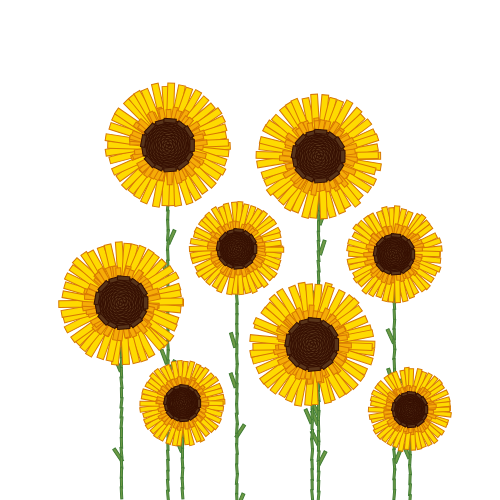
Frame 1 (no input)
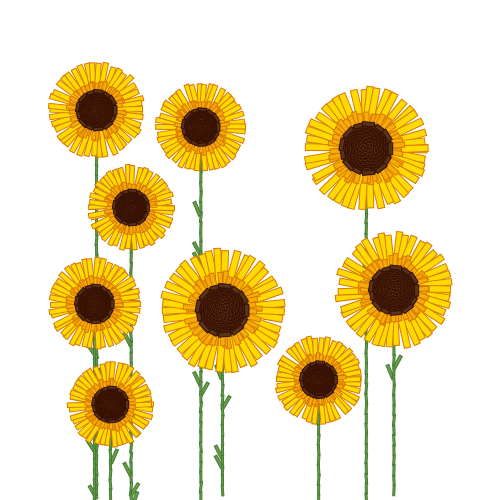
Frame 2 (the mouse pressed at the canvas centre, redrawn once)

The p5.js sketch that drew these frames (run headless with seeded random() and noise() and a simulated clock; the mouse was pressed at the canvas centre and the sketch redrawn once):

// p5.js sketch
// ── sketch.js
/*
Genuary 2022
JAN.30 "Organic looking output using only rectangular shapes."

By Roni Kaufman
https://ronikaufman.github.io
*/

function setup() {
  createCanvas(500, 500);
  noLoop();
  rectMode(CENTER);
  angleMode(DEGREES);
  strokeWeight(1);
}

function draw() {
  background(255);
  let margin = 50;

  let inter = 15;
  let circles = [];
  for (let i = 0; i < 5000; i++) {
    let r = 40;
    let x = random(margin+r, width-margin-r);
    let y = random(margin+r, height-margin-r);
    let newCircle = {
      center: createVector(x, y),
      r: r
    };
    let canAdd = true;
    for (let c of circles) {
      if (c.center.dist(newCircle.center) < c.r + newCircle.r + inter) {
        canAdd = false;
        break;
      }
    }
    if (canAdd) {
      let canGrow;
      do {
        newCircle.r++;
        canGrow = true;
        for (let c of circles) {
          if (c.center.dist(newCircle.center) < c.r + newCircle.r + inter) {
            canGrow = false;
            break;
          }
        }
        if (x - newCircle.r < margin || x + newCircle.r > width - margin || y - newCircle.r < margin || y + newCircle.r > height - margin) {
          canGrow = false;
        }
        if (newCircle.r > 60) {
          canGrow = false;
        }
      } while (canGrow)
      circles.push(newCircle);
    }
  }

  circles.sort((e1, e2) => (e1.center.y - e2.center.y));
  for (let c of circles) {
    noStroke();
    stroke("#417D35")
    fill("#6F9B46");
    for (let y = c.center.y; y < height; y += 10) {
      push();
      translate(c.center.x, y);
      rotate(random(-6, 6));
      rect(0, 0, 2, random(10, 12));
      if (random() < 0.15) {
        let a = random([-1, 1]);
        rotate(a*random(150, 160));
        rect(a*4, 0, 3, 15);
      }
      pop();
    }
    sunflower(c.center.x, c.center.y, 2*c.r);
  }
}

function sunflower(x0, y0, d) {
  stroke("#D77804");
  fill("#FEDA00");
  for (let theta = 0; theta < 360; theta += 360/42) {
    let r = d/4;
    let x = x0 + r*cos(theta);
    let y = y0 + r*sin(theta);
    push();
    translate(x + random(-d/60, d/60), y + random(-d/60, d/60));
    rotate(theta + random(-3, 3));
    rect(0, 0, d/2, d/18);
    pop();
  }

  fill("#F5AC07");
  for (let theta = 0; theta < 360; theta += 360/48) {
    let r = d/5;
    let x = x0 + r*cos(theta);
    let y = y0 + r*sin(theta);
    push();
    translate(x + random(-d/40, d/40), y + random(-d/40, d/40));
    rotate(theta + random(-5, 5));
    rect(0, 0, d/5, d/25);
    pop();
  }

  stroke("#361003");
  fill("#58341A");
  rect(x0, y0, d/10);
  let c = d/60;
  for (let i = 0; i < 150; i++) {
    let theta = i * 137.5;
    let r = c * sqrt(i);
    let x = x0 + r*cos(theta);
    let y = y0 + r*sin(theta);
    push();
    translate(x, y);
    rotate(theta);
    rect(0, 0, d/30, d/10);
    pop();
  }
}
